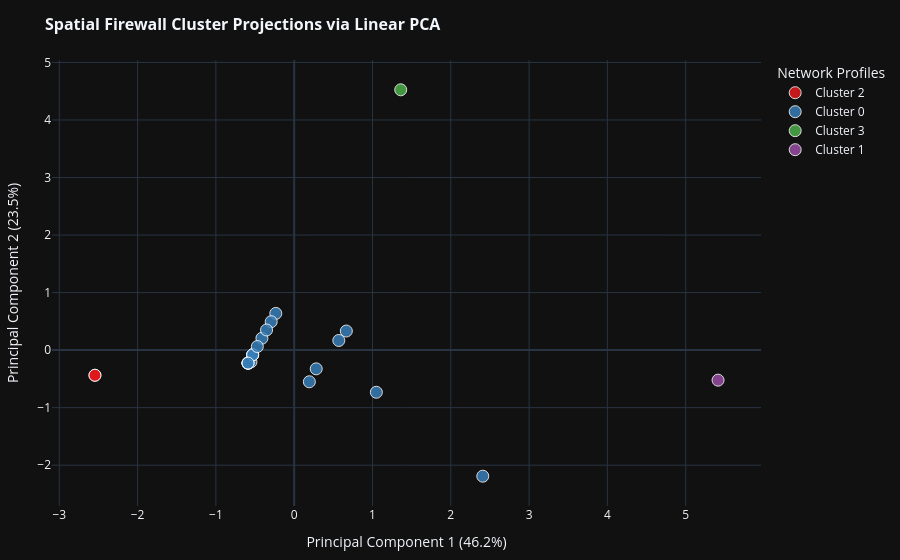

This figure's notebook cell:
### Markdown cell above
### Phase 9: Linear Dimensionality Reduction — Principal Component Analysis (PCA)

Our engineered behavioral profile matrix contains multiple dimensions, making direct human interpretation impossible. **Principal Component Analysis (PCA)** projects the high-dimensional vector space into a new orthogonal coordinate framework. 

By extracting the two highest-impact dimensions (**PC1 and PC2**), we compress the network metrics while minimizing information loss. This allows us to visually inspect whether the K-Means cluster boundaries map to cleanly separated network threat profiles.

### Code cell
import pandas as pd
import plotly.express as px
from sklearn.decomposition import PCA

print("[Dimensionality Engine] Initializing PCA Projections...\n")

# 1. PCA STRUCTURAL FITTING
pca = PCA(n_components=2, random_state=42)
X_pca = pca.fit_transform(X_scaled)

# 2. STRUCTURING COORDINATE DATAFRAME
df_pca = pd.DataFrame(data=X_pca, columns=["Principal_Component_1", "Principal_Component_2"])
df_pca["Src IP"] = df_behavior["Src IP"].values

# Enforce clean string labeling for the color legend naming formatting
df_pca["K-Means Profile"] = "Cluster " + df_behavior["cluster_kmeans"].astype(str).values

# 3. INTERPRET EXPLAINED VARIANCE RATIOS
explained_variance = pca.explained_variance_ratio_
var_pc1 = explained_variance[0] * 100
var_pc2 = explained_variance[1] * 100
var_total = sum(explained_variance) * 100

print(f" [✔] Step 1/3: Explained Variance Calculations Complete:")
print(f"     -> PC1 (X-Axis Variance Retention): {var_pc1:.2f}%")
print(f"     -> PC2 (Y-Axis Variance Retention): {var_pc2:.2f}%")
print(f"     -> Total Information Preserved across 2D plane: {var_total:.2f}%\n")

# 4. CONSTRUCT FACTOR LOADINGS MATRIX (Feature Weights Translation)
display_mapping = {
    "Vol_Total_Logs": "Total_Log_Volume",
    "Qtd_Destinos_Distintos": "Distinct_Destinations",
    "Qtd_Portas_Verificadas": "Scanned_Ports",
    "Taxa_Rejeicao": "Rejection_Rate",
    "Conexoes_por_Destino": "Connections_per_Destination",
    "log_Vol_Total": "Log_Total_Volume",
    "Regras_Acionadas": "Triggered_Rules",
    "Acessos_Permitidos": "Allowed_Accesses"
}
translated_index = [display_mapping.get(col, col) for col in COLS_SELECIONADAS_FINAL]

df_pesos = pd.DataFrame(pca.components_.T, columns=["PC1 Weights", "PC2 Weights"], index=translated_index)
print(">>>> FACTOR LOADINGS MATRIX (Algorithmic Variable Influence Weights) <<<<")
display(df_pesos.style.background_gradient(cmap="coolwarm", vmin=-1, vmax=1))

# 5. HIGH-IMPACT INTERACTIVE PLOTLY SCATTER PROJECTION
print("\n [✔] Step 3/3: Rendering interactive spatial visualization platform...")

fig_pca = px.scatter(
    df_pca,
    x="Principal_Component_1",
    y="Principal_Component_2",
    color="K-Means Profile",
    hover_name="Src IP", # Elevates the Source IP identifier to the top bold line of tooltip
    labels={
        "Principal_Component_1": f"Principal Component 1 ({var_pc1:.1f}%)",
        "Principal_Component_2": f"Principal Component 2 ({var_pc2:.1f}%)"
    },
    title="<b>Spatial Firewall Cluster Projections via Linear PCA</b>",
    template="plotly_dark", # Sets a high-end dark mode backdrop ideal for cybersecurity dashboards
    color_discrete_sequence=px.colors.qualitative.Set1
)

# Customize markers and aesthetics for striking presentation contrast
fig_pca.update_traces(
    marker=dict(size=12, opacity=0.85, line=dict(width=1, color="White")),
    selector=dict(mode="markers")
)

fig_pca.update_layout(
    title_font_size=16,
    legend_title_text="Network Profiles",
    margin=dict(l=40, r=40, t=60, b=40)
)

fig_pca.show()

### Figure 1 — Plotly figure (JSON) as saved in the notebook; plotly's stock layout.template omitted (floating-point values rounded to 4 significant figures)
{"data": [{"hovertemplate": "<b>%{hovertext}</b><br><br>K-Means Profile=Cluster 2<br>Principal Component 1 (46.2%)=%{x}<br>Principal Component 2 (23.5%)=%{y}<extra></extra>", "hovertext": ["0.0.0.0", "159.192.104.79"], "legendgroup": "Cluster 2", "marker": {"color": "rgb(228,26,28)", "line": {"color": "White", "width": 1}, "opacity": 0.85, "size": 12, "symbol": "circle"}, "mode": "markers", "name": "Cluster 2", "orientation": "v", "showlegend": true, "type": "scatter", "x": [-2.545, -2.545], "xaxis": "x", "y": [-0.4368, -0.4368], "yaxis": "y"}, {"hovertemplate": "<b>%{hovertext}</b><br><br>K-Means Profile=Cluster 0<br>Principal Component 1 (46.2%)=%{x}<br>Principal Component 2 (23.5%)=%{y}<extra></extra>", "hovertext": ["104.28.62.95", "172.17.17.10", "172.17.17.130", "172.17.17.223", "172.17.17.8", "172.17.17.90", "172.17.17.99", "172.225.188.120", "185.61.200.20", "192.168.61.137", "192.168.61.138", "192.168.61.201", "192.168.61.44", "212.14.226.13", "213.6.147.197", "45.147.66.142", "46.43.67.73", "77.91.170.102", "82.213.1.146", "91.218.152.161"], "legendgroup": "Cluster 0", "marker": {"color": "rgb(55,126,184)", "line": {"color": "White", "width": 1}, "opacity": 0.85, "size": 12, "symbol": "circle"}, "mode": "markers", "name": "Cluster 0", "orientation": "v", "showlegend": true, "type": "scatter", "x": [-0.5302, -0.2347, 2.409, 1.049, 0.6659, 0.5697, -0.412, -0.5892, -0.5892, 0.1936, -0.5892, -0.5522, 0.2813, -0.5302, -0.2938, -0.3529, -0.5892, -0.5302, -0.5892, -0.4711], "xaxis": "x", "y": [-0.08171, 0.638, -2.191, -0.7327, 0.3316, 0.1673, 0.2062, -0.2257, -0.2257, -0.5502, -0.2257, -0.2053, -0.3256, -0.08171, 0.4941, 0.3501, -0.2257, -0.08171, -0.2257, 0.06224], "yaxis": "y"}, {"hovertemplate": "<b>%{hovertext}</b><br><br>K-Means Profile=Cluster 3<br>Principal Component 1 (46.2%)=%{x}<br>Principal Component 2 (23.5%)=%{y}<extra></extra>", "hovertext": ["192.168.61.111"], "legendgroup": "Cluster 3", "marker": {"color": "rgb(77,175,74)", "line": {"color": "White", "width": 1}, "opacity": 0.85, "size": 12, "symbol": "circle"}, "mode": "markers", "name": "Cluster 3", "orientation": "v", "showlegend": true, "type": "scatter", "x": [1.361], "xaxis": "x", "y": [4.525], "yaxis": "y"}, {"hovertemplate": "<b>%{hovertext}</b><br><br>K-Means Profile=Cluster 1<br>Principal Component 1 (46.2%)=%{x}<br>Principal Component 2 (23.5%)=%{y}<extra></extra>", "hovertext": ["192.168.61.233"], "legendgroup": "Cluster 1", "marker": {"color": "rgb(152,78,163)", "line": {"color": "White", "width": 1}, "opacity": 0.85, "size": 12, "symbol": "circle"}, "mode": "markers", "name": "Cluster 1", "orientation": "v", "showlegend": true, "type": "scatter", "x": [5.414], "xaxis": "x", "y": [-0.5219], "yaxis": "y"}], "layout": {"legend": {"title": {"text": "Network Profiles"}, "tracegroupgap": 0}, "margin": {"b": 40, "l": 40, "r": 40, "t": 60}, "title": {"font": {"size": 16}, "text": "<b>Spatial Firewall Cluster Projections via Linear PCA</b>"}, "xaxis": {"anchor": "y", "domain": [0, 1], "title": {"text": "Principal Component 1 (46.2%)"}}, "yaxis": {"anchor": "x", "domain": [0, 1], "title": {"text": "Principal Component 2 (23.5%)"}}}}
